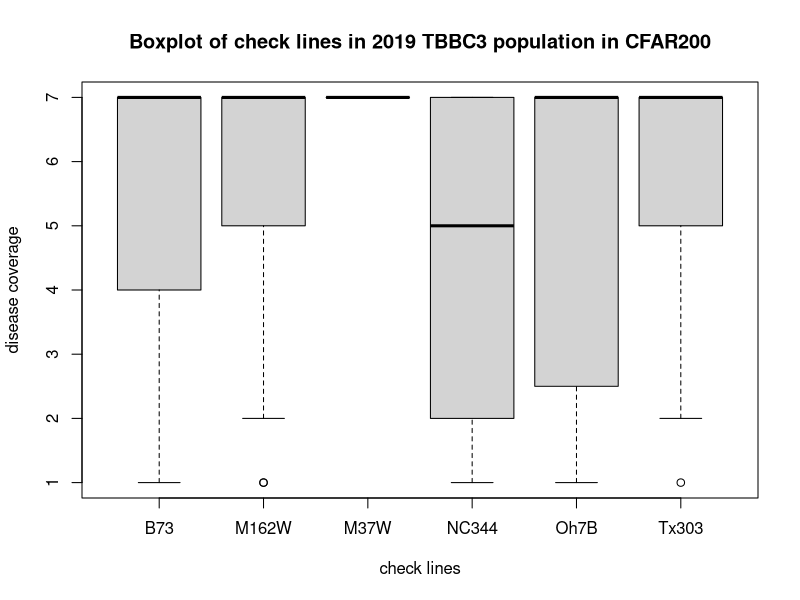
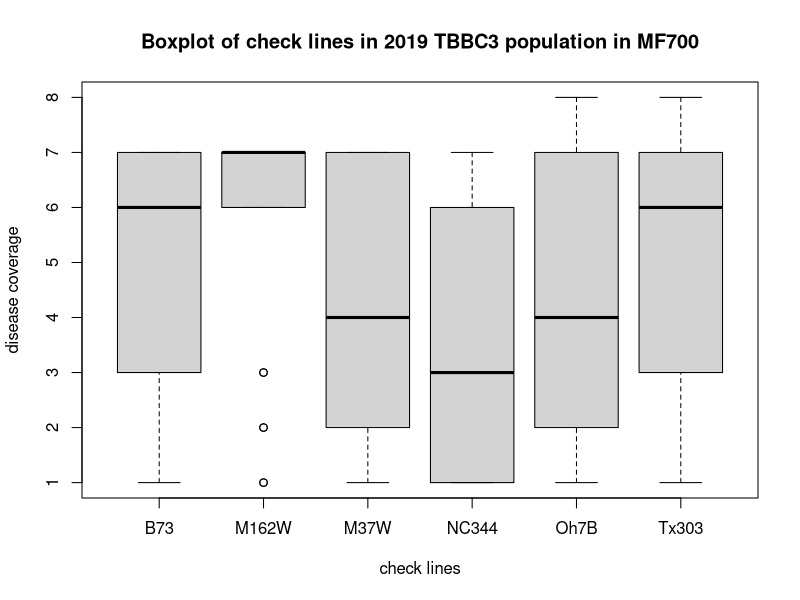
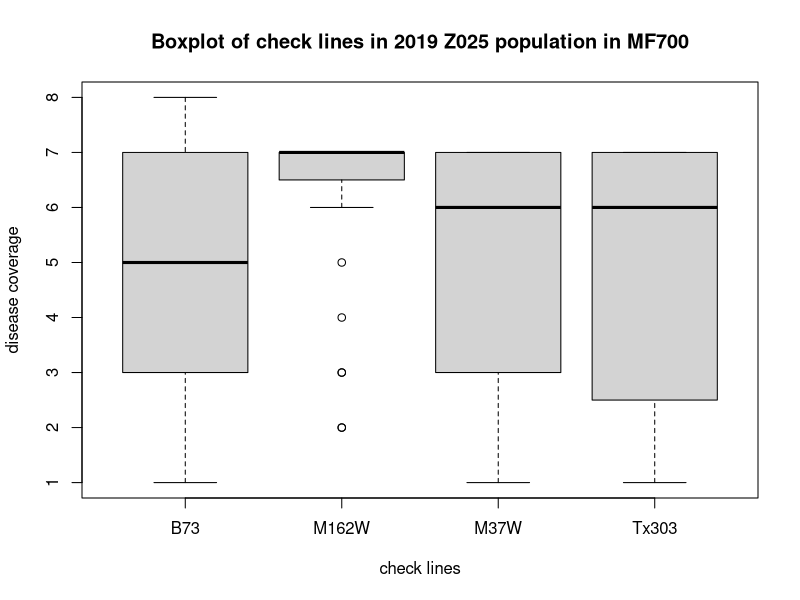
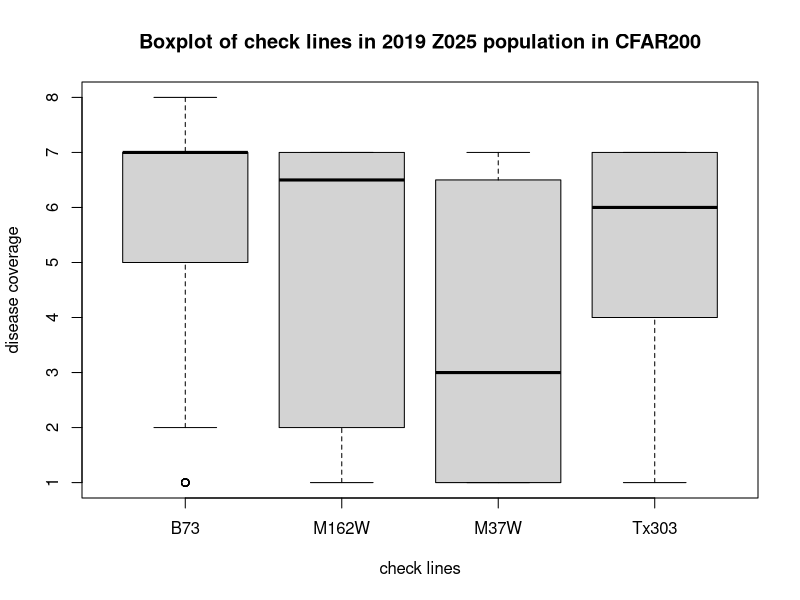
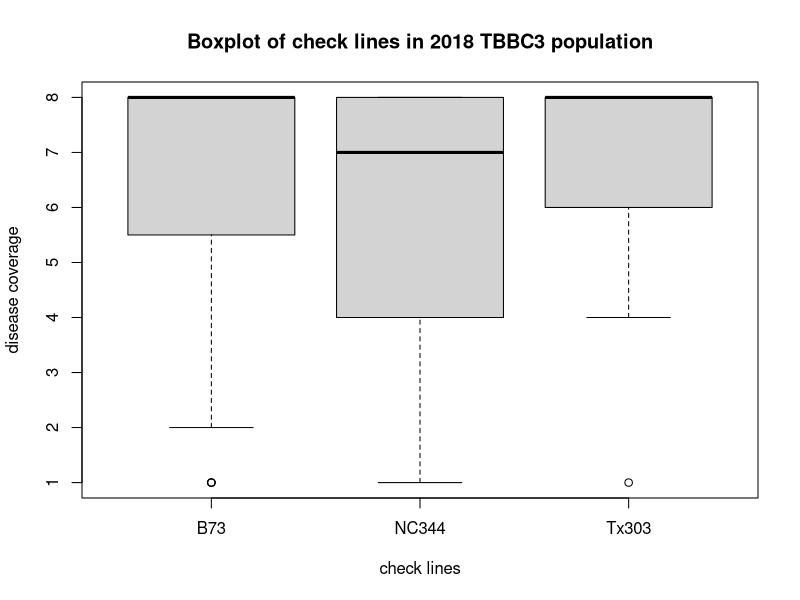

Generate these figures, in order, with R: (Note: this script raises an error after producing the figures.)
## ---- chunk 1
library(readxl)
# both TBBC3 population and Z025 population are in it
C19_measure <- read_excel("CFAR200_2019-Plant.xlsx")
M19_measure <- read_excel("MF-700_2019_Plant.xlsx")
# there are two locations for one population
TBBC3_19_plot <- read_excel("19DN_plots.xlsx")
Z025_19_plot <- read_excel("19DR_plots.xlsx")

tbbc3_18_mp <- read_excel("18DN_plot_measurements.xlsx")
## ---- chunk 2
# seperate the two populations measurement from one table
C19_Z025_measure <- C19_measure[C19_measure$`Experiment Name` == "19DR_rating",]
C19_TBBC3_measure <- C19_measure[C19_measure$`Experiment Name` == "19DN_rating",]
M19_Z025_measure <- M19_measure[M19_measure$`Experiment Name` == "19DR_rating",]
M19_TBBC3_measure <- M19_measure[M19_measure$`Experiment Name` == "19DN_rating",]

# seperate the two locations from the plot table
TBBC3_C19_plot <- TBBC3_19_plot[TBBC3_19_plot$Field == "CFAR200",]
TBBC3_M19_plot <- TBBC3_19_plot[TBBC3_19_plot$Field == "MF-700",]
Z025_C19_plot <- Z025_19_plot[Z025_19_plot$Field == "CFAR200",]
Z025_M19_plot <- Z025_19_plot[Z025_19_plot$Field == "MF-700",]
## ---- chunk 3
# join the plot data with the measurement data
# more data in the meansurement file, use side join
# need to create a new column first for measurement file
C19_TBBC3_measure$Plot <- substr(C19_TBBC3_measure$`Plant ID`,1,8) 
C19_Z025_measure$Plot <- substr(C19_Z025_measure$`Plant ID`,1,8)
M19_TBBC3_measure$Plot <- substr(M19_TBBC3_measure$`Plant ID`,1,8)
M19_Z025_measure$Plot <- substr(M19_Z025_measure$`Plant ID`,1,8)

z025_c19_mp <- merge(C19_Z025_measure,Z025_C19_plot, by.x = "Plot", by.y = "Plot ID", all.x=TRUE)
tbbc3_m19_mp <- merge(M19_TBBC3_measure,TBBC3_M19_plot,by.x = "Plot", by.y = "Plot ID", all.x = TRUE)
z025_m19_mp <- merge(M19_Z025_measure,Z025_M19_plot,by.x = "Plot", by.y = "Plot ID", all.x = TRUE)
tbbc3_c19_mp <- merge(C19_TBBC3_measure,TBBC3_C19_plot,by.x = "Plot", by.y = "Plot ID", all.x = TRUE)
## ---- chunk 4
# clean the dataframe
z025_c19_mp1 <- z025_c19_mp[,c(1,3,5,6,7,9,13,22,23)]
z025_m19_mp1 <- z025_m19_mp[,c(1,3,5,6,7,9,13,22,23)]
tbbc3_c19_mp1 <- tbbc3_c19_mp[,c(1,3,5,6,7,9,13,22,23)]
tbbc3_m19_mp1 <- tbbc3_m19_mp[,c(1,3,5,6,7,9,13,22,23)]
## ---- chunk 5
tbbc3_18_mp[tbbc3_18_mp$value == ".",3] <- NA # replace the . with NA
tbbc3_18_mp1 <- tbbc3_18_mp[,c(1,3,6,9,13,14,25,26)]
tbbc3_18_mp1 <- na.omit(tbbc3_18_mp1)
## ---- chunk 6
# seperate the count from the rating
tbbc3_18_mp1_c <- tbbc3_18_mp1[tbbc3_18_mp1$measurement_parameter_id =="StandCount",]
tbbc3_18_mp1_r <- tbbc3_18_mp1[tbbc3_18_mp1$measurement_parameter_id =="DiseasePCTRating1",]

# see if any line has little number of count that cannot be used
summary(tbbc3_18_mp1_c)
tbbc3_18_mp1_c$value <- as.numeric(tbbc3_18_mp1_c$value) # count from 0 to 21
tbbc3_18_mp1_c <- tbbc3_18_mp1_c[order(tbbc3_18_mp1_c$value),]
tbbc3_18_less <- head(tbbc3_18_mp1_c,12)
vc <- tbbc3_18_less$plot_id

# get the ratings of those lines
tbbc3_18_less_r <- tbbc3_18_mp1_r[tbbc3_18_mp1_r$plot_id %in% vc,]
# delete those information
tbbc3_18_mp1_r <- tbbc3_18_mp1_r[!tbbc3_18_mp1_r$plot_id %in% vc,]
## ---- chunk 7
# seperate the coverage from the severity
tbbc3_c19_mp1$coverage <- substr(tbbc3_c19_mp1$value,1,1)
tbbc3_c19_mp1$severity <- substr(tbbc3_c19_mp1$value,2,2)
tbbc3_m19_mp1$coverage <- substr(tbbc3_m19_mp1$value,1,1)
tbbc3_m19_mp1$severity <- substr(tbbc3_m19_mp1$value,2,2)
z025_c19_mp1$coverage <- substr(z025_c19_mp1$value,1,1)
z025_c19_mp1$severity <- substr(z025_c19_mp1$value,2,2)
z025_m19_mp1$coverage <- substr(z025_m19_mp1$value,1,1)
z025_m19_mp1$severity <- substr(z025_m19_mp1$value,2,2)

tbbc3_c19_mp1$coverage <- as.numeric(tbbc3_c19_mp1$coverage)
tbbc3_m19_mp1$coverage <- as.numeric(tbbc3_m19_mp1$coverage)
z025_c19_mp1$coverage <- as.numeric(z025_c19_mp1$coverage)
z025_m19_mp1$coverage <- as.numeric(z025_m19_mp1$coverage)

# remove the real missing data in the dataframe
tbbc3_c19_mp1 <- na.omit(tbbc3_c19_mp1)
tbbc3_m19_mp1 <- na.omit(tbbc3_m19_mp1)
z025_c19_mp1 <- na.omit(z025_c19_mp1)
z025_m19_mp1 <- na.omit(z025_m19_mp1)
## ---- chunk 8
library(dplyr)
tbbc3_18_conv <- tbbc3_18_mp1_r
tbbc3_18_conv$value <- as.numeric(as.character(tbbc3_18_conv$value))
tbbc3_18_conv$value.cvt <- NA
tbbc3_18_conv$value.cvt1 <- NA

# need to write a loop
for (i in 1:nrow(tbbc3_18_conv)) {
   if (tbbc3_18_conv[i,2] == 100) {
    tbbc3_18_conv[i,9] = 8
  } else if (tbbc3_18_conv[i,2] > 89 & tbbc3_18_conv[i,2]<100){
    tbbc3_18_conv[i,9] = 7
  } else if (tbbc3_18_conv[i,2] > 75 & tbbc3_18_conv[i,2]<90){
    tbbc3_18_conv[i,9] = 6
  } else if (tbbc3_18_conv[i,2] > 60 & tbbc3_18_conv[i,2]<76) {
    tbbc3_18_conv[i,9] = 5
  } else if (tbbc3_18_conv[i,2] > 45 & tbbc3_18_conv[i,2]<61) {
    tbbc3_18_conv[i,9] = 4
  } else if (tbbc3_18_conv[i,2] > 30 & tbbc3_18_conv[i,2]<46) {
    tbbc3_18_conv[i,9] = 3
  } else if (tbbc3_18_conv[i,2] > 15 & tbbc3_18_conv[i,2]<31) {
    tbbc3_18_conv[i,9] = 2
  } else if (tbbc3_18_conv[i,2] > 0 & tbbc3_18_conv[i,2]<16) {
    tbbc3_18_conv[i,9] = 1
  } else if (tbbc3_18_conv[i,2] == 0){
    tbbc3_18_conv[i,9] = 0
  } 
}


# convert the 0-100% scale to 1-8 scale with 0 as missing 
for (i in 1:nrow(tbbc3_18_conv)) {
   if (tbbc3_18_conv[i,2] == 100) {
    tbbc3_18_conv[i,10] = 8
  } else if (tbbc3_18_conv[i,2] > 89 & tbbc3_18_conv[i,2]<100){
    tbbc3_18_conv[i,10] = 7
  } else if (tbbc3_18_conv[i,2] > 75 & tbbc3_18_conv[i,2]<90){
    tbbc3_18_conv[i,10] = 6
  } else if (tbbc3_18_conv[i,2] > 60 & tbbc3_18_conv[i,2]<76) {
    tbbc3_18_conv[i,10] = 5
  } else if (tbbc3_18_conv[i,2] > 45 & tbbc3_18_conv[i,2]<61) {
    tbbc3_18_conv[i,10] = 4
  } else if (tbbc3_18_conv[i,2] > 30 & tbbc3_18_conv[i,2]<46) {
    tbbc3_18_conv[i,10] = 3
  } else if (tbbc3_18_conv[i,2] > 15 & tbbc3_18_conv[i,2]<31) {
    tbbc3_18_conv[i,10] = 2
  } else if (tbbc3_18_conv[i,2] > 0 & tbbc3_18_conv[i,2]<16) {
    tbbc3_18_conv[i,10] = 1
  } else if (tbbc3_18_conv[i,2] == 0){
    tbbc3_18_conv[i,10] = NA
  } 
}
## ---- chunk 9
tbbc3_c19_mp1$coverage_1 <- tbbc3_c19_mp1$coverage
tbbc3_m19_mp1$coverage_1 <- tbbc3_m19_mp1$coverage
z025_c19_mp1$coverage_1 <- z025_c19_mp1$coverage
z025_m19_mp1$coverage_1 <- z025_m19_mp1$coverage


tbbc3_c19_mp1$coverage_1[tbbc3_c19_mp1$coverage_1 ==0] <- NA
tbbc3_m19_mp1$coverage_1[tbbc3_m19_mp1$coverage_1 ==0] <- NA
z025_c19_mp1$coverage_1[z025_c19_mp1$coverage_1 == 0] <- NA
z025_m19_mp1$coverage_1[z025_m19_mp1$coverage_1 == 0] <- NA

# it is okay to combine the two locations together for a popualation
tbbc3_19 <- rbind(tbbc3_c19_mp1, tbbc3_m19_mp1)
z025_19 <- rbind(z025_c19_mp1, z025_m19_mp1)
## ---- chunk 10
checks <- c("B73","M162W","M37W","NC344","Oh7B","Tx303")

tbbc3_c19_check <- tbbc3_c19_mp1[tbbc3_c19_mp1$`Plot Name` %in% checks,]
boxplot(coverage_1 ~ tbbc3_c19_check$`Plot Name`, data =tbbc3_c19_check, main = "Boxplot of check lines in 2019 TBBC3 population in CFAR200", xlab = "check lines", ylab = "disease coverage")

tbbc3_m19_check <- tbbc3_m19_mp1[tbbc3_m19_mp1$`Plot Name` %in% checks,]
boxplot(coverage_1 ~ tbbc3_m19_check$`Plot Name`, data =tbbc3_m19_check, main = "Boxplot of check lines in 2019 TBBC3 population in MF700", xlab = "check lines", ylab = "disease coverage")

z025_m19_check <- z025_m19_mp1[z025_m19_mp1$`Plot Name` %in% checks,]
boxplot(coverage_1 ~ z025_m19_check$`Plot Name`, data=z025_m19_check, main = "Boxplot of check lines in 2019 Z025 population in MF700", xlab = "check lines", ylab = "disease coverage")

z025_c19_check <- z025_c19_mp1[z025_c19_mp1$`Plot Name` %in% checks,]
boxplot(coverage_1 ~ z025_c19_check$`Plot Name`, data=z025_c19_check, main = "Boxplot of check lines in 2019 Z025 population in CFAR200", xlab = "check lines", ylab = "disease coverage")

tbbc3_18_check <- tbbc3_18_conv[tbbc3_18_conv$plot %in% checks,]
boxplot(value.cvt1 ~ tbbc3_18_check$plot, data=tbbc3_18_check, main = "Boxplot of check lines in 2018 TBBC3 population", xlab = "check lines", ylab = "disease coverage")
## ---- chunk 11
library(dplyr)
# get the mean of tbbc3 population in 2018 
tbbc3_18_mean <- aggregate(value.cvt~plot_id, data =tbbc3_18_conv, mean)
tbbc3_18_mean1 <- aggregate(value.cvt1~plot_id, data =tbbc3_18_conv, mean)
tbbc3_18_mean %>% rename(mean = value.cvt) -> tbbc3_18_mean # 108 obs
tbbc3_18_mean1 %>% rename(mean1 = value.cvt1) -> tbbc3_18_mean1 # 105 obs due to the missing data
tbbc3_18_mean <- merge(x=tbbc3_18_mean,y=tbbc3_18_mean1, all.x = TRUE) # 108 obs in this way
# the 0 in the mean 1 should be the true 0
tbbc3_18_mean$mean1[is.na(tbbc3_18_mean$mean1)] <- 0

# get the number of count of each plot (genotype) ONLY ONE REP and for each sepecfic value in the plot
tbbc3_18_conv %>% 
  group_by(plot_id) %>% 
  mutate(plot_count=n()) -> tbbc3_18_conv

# do not count the na as plot number
tbbc3_18_conv %>% 
  group_by(plot_id) %>% 
  summarise(non_na_count = sum(!is.na(value.cvt1))) -> tbbc3_18_pc # plot count without the na
tbbc3_18_conv <- merge(x=tbbc3_18_conv, y=tbbc3_18_pc, by.x = "plot_id", by.y = "plot_id", all.x = TRUE)

# count for each of the rating
tbbc3_18_conv %>% 
             group_by(plot_id,value.cvt) %>% 
             mutate(value.cvt_cout = n()) -> tbbc3_18_conv

# get the percentage (rate) of each count in r
tbbc3_18_conv %>% 
  mutate(value.cvt_rate = value.cvt_cout/plot_count) -> tbbc3_18_conv
tbbc3_18_conv %>% 
  mutate(value.cvt_rate1 = value.cvt_cout/non_na_count) -> tbbc3_18_conv

# find the incidence rate and the mummified rate
# incidence date = 1 - value rate with 0%
tbbc3_18_conv$value <- as.numeric(tbbc3_18_conv$value)
tbbc3_18_conv$value.cvt <- as.numeric(tbbc3_18_conv$value.cvt)

tbbc3_18_incidence <- tbbc3_18_conv[tbbc3_18_conv$value.cvt==0,]
tbbc3_18_incidence <- unique(tbbc3_18_incidence)
tbbc3_18_incidence$incidence_rate <- 1 - tbbc3_18_incidence$value.cvt_rate
# if we regard the 0 as na, we wont have incidence rata data out of it
# the inf in the data should be the 0 actually, because the non_na_count is 0, means everything in that plot 0, which can be regareded as the true 0, besides, the plot with rating less than 5 had already beening deleted.

# mummified rate # use 100%, or 8 as the indicator of totally mummified
tbbc3_18_mummified <- tbbc3_18_conv[tbbc3_18_conv$value.cvt == 8,]
tbbc3_18_mummified <- na.omit(tbbc3_18_mummified)
tbbc3_18_mummified <- unique(tbbc3_18_mummified)
rename(tbbc3_18_mummified, mummi_rate = value.cvt_rate) -> tbbc3_18_mummified
# if we really need mummified 1? yes, we do, the data is missing and we have no means knowing if that is 0 or 8
rename(tbbc3_18_mummified, mummi_rate1 = value.cvt_rate1) -> tbbc3_18_mummified
# many missing data here due to the all 0. 

# combine the three together
# in the mummified, if there is NA, it should be 0 
# in the indicence, if there is NA, it should be 100% (we cannot find any value being 0)
# combined mean with incidence
tbbc3_18_agg <- merge(x=tbbc3_18_mean,y=tbbc3_18_incidence, by.x = "plot_id", by.y = "plot_id", all.x = TRUE, all.y = TRUE)
tbbc3_18_agg$incidence_rate[is.na(tbbc3_18_agg$incidence_rate)] <- 1

# aggregate with mummified
tbbc3_18_agg <- merge(x=tbbc3_18_agg,y=tbbc3_18_mummified, by.x = "plot_id", by.y = "plot_id", all.x = TRUE, all.y = TRUE)
tbbc3_18_agg$mummi_rate[is.na(tbbc3_18_agg$mummi_rate)] <- 0
tbbc3_18_agg$mummi_rate1[is.na(tbbc3_18_agg$mummi_rate1)] <- 0

# merge the information of different tables
tbbc3_18_agg$value <- coalesce(tbbc3_18_agg$value.x, tbbc3_18_agg$value.y)
tbbc3_18_agg$value.cvt <- coalesce(tbbc3_18_agg$value.cvt.x, tbbc3_18_agg$value.cvt.y)
tbbc3_18_agg$row_num <- coalesce(tbbc3_18_agg$row_num.x, tbbc3_18_agg$row_num.y)
tbbc3_18_agg$plot <- coalesce(tbbc3_18_agg$plot.x, tbbc3_18_agg$plot.y)
tbbc3_18_agg$rep <- coalesce(tbbc3_18_agg$rep.x, tbbc3_18_agg$rep.y)
tbbc3_18_agg$range_num <- coalesce(tbbc3_18_agg$range_num.x, tbbc3_18_agg$range_num.y)
tbbc3_18_agg$block <- coalesce(tbbc3_18_agg$block.x, tbbc3_18_agg$block.y)
tbbc3_18_agg$plot_count <- coalesce(tbbc3_18_agg$plot_count.x, tbbc3_18_agg$plot_count.y)


tbbc3_18_agg1 <- tbbc3_18_agg[,c(1,2,3,18,31:40)]
tbbc3_18_agg1 <- unique(tbbc3_18_agg1)
# if the mean of a plot is NA, that plot is all 0, it is true 0 in a way

cor.test(tbbc3_18_agg1$mean, tbbc3_18_agg1$mummi_rate, method = "pearson") #0.9256085 
cor.test(tbbc3_18_agg1$mean, tbbc3_18_agg1$incidence_rate, method = "pearson") # 0.8953216
cor.test(tbbc3_18_agg1$mummi_rate, tbbc3_18_agg1$incidence_rate, method = "pearson") # 0.7619616

cor.test(tbbc3_18_agg1$mean1, tbbc3_18_agg1$mummi_rate1, method = "pearson") #0.8753698 

# our correlation coefficient is significantly lower in this analysis: in last time, I put all check lines together, but this time, the check lines are seperated may I need to remove the checks to see. 
# remove check lines
tbbc3_18_agg2 <- tbbc3_18_agg1[!tbbc3_18_agg$plot %in% c("B73","NC344","Tx303"),]
cor.test(tbbc3_18_agg2$mean, tbbc3_18_agg2$mummi_rate, method = "pearson") # 0.925564
cor.test(tbbc3_18_agg2$mean, tbbc3_18_agg2$incidence_rate, method = "pearson") # 0.8591019 
cor.test(tbbc3_18_agg2$mummi_rate, tbbc3_18_agg2$incidence_rate, method = "pearson") #0.7285691

cor.test(tbbc3_18_agg2$mean1, tbbc3_18_agg2$mummi_rate1, method = "pearson") # 0.8857184
## ---- chunk 12
# count the datapoint we have for each point. 
# get the number of count of each plot_id for Z025 population in 2019 in MF (2 replication in total)
# the coverage rate is used to indicate the percentage of a number in the data.
# the coverage rate 1 fro 0 score of a plot is not true, but otherwise can be the right one

z025_19 %>% 
  group_by(Plot) %>% 
  mutate(plot_count=n()) -> z025_19

z025_19 %>% 
  group_by(Plot) %>% 
  summarise(non_na_count = sum(!is.na(coverage_1))) -> z025_19_pc # plot count without the na
z025_19 <- merge(x=z025_19, y=z025_19_pc, by.x = "Plot", by.y = "Plot", all.x = TRUE)

# a count of 5 would be used as a cutoff 
z025_19_1 <- z025_19[z025_19$plot_count >= 5,]

# calculate the mean for each plot
z025_19_1 %>%
  group_by(Plot) %>%
  mutate(mean = mean(coverage)) -> z025_19_1

z025_19_1 %>%
  group_by(Plot) %>%
  mutate(mean1 = mean(coverage_1,na.rm=TRUE)) -> z025_19_1


# count the number of each value in the rate
z025_19_1 %>%
  group_by(Plot, coverage) %>%
  mutate(coverage_count = n()) -> z025_19_1

z025_19_1 %>%
  group_by(Plot, coverage_1) %>%
  mutate(coverage_count1 = n()) -> z025_19_1

# get the percentage of each count in a plot
z025_19_1 %>% 
  mutate(coverage_rate = coverage_count/plot_count) -> z025_19_1
# for non-na count 
z025_19_1 %>% 
  mutate(coverage_rate1 = coverage_count1/non_na_count) -> z025_19_1

# find the incidence rate and mummified rate for each plot
z025_19_incidence <- z025_19_1[z025_19_1$coverage == 0,]
z025_19_incidence <- unique(z025_19_incidence[,-2])
z025_19_incidence$incidence_rate <- 1-z025_19_incidence$coverage_rate
# for the 0 coded as na, the incidence rate would be 1 

z025_19_mummi <- z025_19_1[z025_19_1$coverage == 8,]
z025_19_mummi <- unique(z025_19_mummi[,-2])
rename(z025_19_mummi, mummi_rate=coverage_rate) -> z025_19_mummi
rename(z025_19_mummi, mummi_rate1=coverage_rate1) -> z025_19_mummi #0 code as na

# merge the three table together
# combine the three together
# in the mummified, if there is NA, it should be 0 
# in the indicence, if there is NA, it should be 100% (we cannot find any value being 0)

# combined mean with mummified
z025_19_agg <- merge(x=z025_19_1,y=z025_19_mummi[,c(1,18,19)], by.x = "Plot", by.y = "Plot", all.x = TRUE, all.y = TRUE)
z025_19_agg$mummi_rate[is.na(z025_19_agg$mummi_rate)] <- 0
z025_19_agg$mummi_rate1[is.na(z025_19_agg$mummi_rate1)] <- 0
# agrregate with incidence
z025_19_agg <-  merge(x=z025_19_agg,y=z025_19_incidence[,c(1,20)], by.x = "Plot", by.y = "Plot", all.x = TRUE, all.y = TRUE)
z025_19_agg$incidence_rate[is.na(z025_19_agg$incidence_rate)] <- 1

## ---- chunk 13
# replace the severity with three levels "L(less) U(usual) M(more)"
z025_19_agg$severity_new <- NA
for (i in 1:nrow(z025_19_agg)) {
  if (z025_19_agg[i,11] == "+"){
    z025_19_agg[i,24] = "3"
  } else if (z025_19_agg[i,11] == "-"){
    z025_19_agg[i,24] = "1"
  } 
  else {z025_19_agg[i,24] = "2"}
}
z025_19_agg$severity_new <- as.numeric(as.character(z025_19_agg$severity_new))

z025_19_agg %>%
  group_by(Plot) %>%
  mutate(severity_mean = mean(severity_new)) -> z025_19_agg

# need to code for the new severity
# if we regard a line as missing, then the according severity should also be missing 
z025_19_agg$severity_new1 <- z025_19_agg$severity_new
z025_19_agg$severity_new1[is.na(z025_19_agg$coverage_1)] <- NA
z025_19_agg %>%
  group_by(Plot) %>%
  mutate(severity_mean1 = mean(severity_new1,na.rm = TRUE)) -> z025_19_agg

z025_19_agg1 <- z025_19_agg
z025_19_agg1$mean1[is.nan(z025_19_agg1$mean1)] <- 0
# remove the check lines and calculate the correlation coefficient

z025_19_agg2 <- z025_19_agg1[!z025_19_agg$`Plot Name` %in% c("M37W","M162W","Tx303","B73"),]
cor.test(z025_19_agg2$mean, z025_19_agg2$mummi_rate, method = "pearson") # 0.3259189 
cor.test(z025_19_agg2$mean, z025_19_agg2$incidence_rate, method = "pearson") # 0.8673955 
cor.test(z025_19_agg2$mummi_rate, z025_19_agg2$incidence_rate, method = "pearson") # 0.198947  
# all significant, but signidicant is not important

cor.test(z025_19_agg2$mean1, z025_19_agg2$mummi_rate1, method = "pearson") #0.314348  

cor.test(z025_19_agg2$mean, z025_19_agg2$severity_mean, method = "pearson") # 0.3738682  
cor.test(z025_19_agg2$incidence_rate, z025_19_agg2$severity_mean, method = "pearson") # 0.1040342 
# there is some correlation between the coverage and severity for eacg plot
## ---- chunk 14
# remove the plot with less than 5 readings
tbbc3_19 %>% 
  group_by(Plot) %>% 
  mutate(plot_count=n()) -> tbbc3_19

tbbc3_19 %>% 
  group_by(Plot) %>% 
  summarise(non_na_count = sum(!is.na(coverage_1))) -> tbbc3_19_pc # plot count without the na
tbbc3_19 <- merge(x=tbbc3_19, y=tbbc3_19_pc, by.x = "Plot", by.y = "Plot", all.x = TRUE)

# a count of 5 would be used as a cutoff 
tbbc3_19_1<- tbbc3_19[tbbc3_19$plot_count >= 5,]

# calculate the mean for each plot
tbbc3_19_1 %>%
  group_by(Plot) %>%
  mutate(mean = mean(coverage)) -> tbbc3_19_1
# the mean for 0 as na
tbbc3_19_1 %>%
  group_by(Plot) %>%
  mutate(mean1 = mean(coverage_1,na.rm=TRUE)) -> tbbc3_19_1

# count the number of each value in the rate
tbbc3_19_1 %>%
  group_by(Plot, coverage) %>%
  mutate(coverage_count = n()) -> tbbc3_19_1

tbbc3_19_1 %>%
  group_by(Plot, coverage_1) %>%
  mutate(coverage_count1 = n()) -> tbbc3_19_1

# get the percentage of each count in a plot
tbbc3_19_1 %>% 
  mutate(coverage_rate = coverage_count/plot_count) -> tbbc3_19_1
tbbc3_19_1 %>% 
  mutate(coverage_rate1 = coverage_count1/non_na_count) -> tbbc3_19_1

# find the incidence rate and mummified rate for each plot
tbbc3_19_incidence <- tbbc3_19_1[tbbc3_19_1$coverage == 0,]
tbbc3_19_incidence <- unique(tbbc3_19_incidence[,-2]) #col 2 indicate the plant in a plot
tbbc3_19_incidence$incidence_rate <- 1-tbbc3_19_incidence$coverage_rate

tbbc3_19_mummi <- tbbc3_19_1[tbbc3_19_1$coverage == 8,]
tbbc3_19_mummi <- unique(tbbc3_19_mummi[,-2]) # very few 8 ratings
rename(tbbc3_19_mummi, mummi_rate=coverage_rate) -> tbbc3_19_mummi
rename(tbbc3_19_mummi, mummi_rate1=coverage_rate1) -> tbbc3_19_mummi

# merge the three table together
# combine the three together
# in the mummified, if there is NA, it should be 0 
# in the indicence, if there is NA, it should be 100% (we cannot find any value being 0)

# combined mean with incidence
tbbc3_19_agg <- merge(x=tbbc3_19_1,y=tbbc3_19_incidence[,c(1,20)], by.x = "Plot", by.y = "Plot", all.x = TRUE, all.y = TRUE)
tbbc3_19_agg$incidence_rate[is.na(tbbc3_19_agg$incidence_rate)] <- 1

# aggregate with mummified
tbbc3_19_agg <- merge(x=tbbc3_19_agg,y=tbbc3_19_mummi[,c(1,18,19)], by.x = "Plot", by.y = "Plot", all.x = TRUE, all.y = TRUE)
tbbc3_19_agg$mummi_rate[is.na(tbbc3_19_agg$mummi_rate)] <- 0
tbbc3_19_agg$mummi_rate1[is.na(tbbc3_19_agg$mummi_rate1)] <- 0
## ---- chunk 15
tbbc3_19_agg$severity_new <- NA

# replace the severity with three levels "L(less) U(usual) M(more)"
for (i in 1:nrow(tbbc3_19_agg)) {
  if (tbbc3_19_agg[i,11] == "+"){
    tbbc3_19_agg[i,24] = "3"
  } else if (tbbc3_19_agg[i,11] == "-"){
    tbbc3_19_agg[i,24] = "1"
  } 
  else {tbbc3_19_agg[i,24] = "2"}
}

tbbc3_19_agg$severity_new <- as.numeric(as.character(tbbc3_19_agg$severity_new))

tbbc3_19_agg %>%
  group_by(Plot) %>%
  mutate(severity_mean = mean(severity_new)) -> tbbc3_19_agg

# need to code for the new severity
# if we regard a line as missing, then the according severity should also be missing 
tbbc3_19_agg$severity_new1 <- tbbc3_19_agg$severity_new
tbbc3_19_agg$severity_new1[is.na(tbbc3_19_agg$coverage_1)] <- NA
tbbc3_19_agg %>%
  group_by(Plot) %>%
  mutate(severity_mean1 = mean(severity_new1,na.rm = TRUE)) -> tbbc3_19_agg

# if the mean is 0, then the mean1 should also be 0, it is the real 0
tbbc3_19_agg1 <- tbbc3_19_agg
tbbc3_19_agg1$mean1[is.nan(tbbc3_19_agg1$mean1)] <- 0


# remove the check lines and calculate the correlation coefficient
tbbc3_19_agg2 <- tbbc3_19_agg1[!tbbc3_19_agg$`Plot Name` %in% checks,]
cor.test(tbbc3_19_agg2$mean, tbbc3_19_agg2$mummi_rate, method = "pearson") # 0.09024929 
cor.test(tbbc3_19_agg2$mean, tbbc3_19_agg2$incidence_rate, method = "pearson") # 0.8282704  
cor.test(tbbc3_19_agg2$mummi_rate, tbbc3_19_agg2$incidence_rate, method = "pearson") #0.04993093   
# all significant, but signidicant is not important

cor.test(tbbc3_19_agg2$mean1, tbbc3_19_agg2$mummi_rate1, method = "pearson") # 0.1243563   

cor.test(tbbc3_19_agg2$mean, tbbc3_19_agg2$severity_mean, method = "pearson") # 0.2322353   
# there is some correlation between the coverage and severity for eacg plot
## ---- chunk 16
rename(tbbc3_19_agg1, Range=Range.x) -> tbbc3_19_agg1
rename(tbbc3_19_agg1, Row=Row.x) -> tbbc3_19_agg1
rename(tbbc3_19_agg1, Field=Field.x) -> tbbc3_19_agg1

rename(z025_19_agg1, Range=Range.x) -> z025_19_agg1
rename(z025_19_agg1, Row=Row.x) -> z025_19_agg1
rename(z025_19_agg1, Field=Field.x) -> z025_19_agg1
## ---- chunk 17
tbbc3_18_agg1 <- tbbc3_18_agg[,c(1,2,3,18,31:40)]
tbbc3_18_agg1 <- unique(tbbc3_18_agg1)
tbbc3_18_agg1$new_mean1 <- NA
for (i in 1:nrow(tbbc3_18_agg1)) {
  if (tbbc3_18_agg1[i,2] <= 1) {
    tbbc3_18_agg1[i,15] = tbbc3_18_agg1[i,2] 
  } else {
     tbbc3_18_agg1[i,15] = tbbc3_18_agg1[i,3] 
  }
}

tbbc3_19_agg1 <- tbbc3_19_agg
tbbc3_19_agg1$mean1[is.nan(tbbc3_19_agg1$mean1)] <- 0
tbbc3_19_agg1$new_mean1 <- NA
for (i in 1:nrow(tbbc3_19_agg1)) {
  if (tbbc3_19_agg1[i,15] <= 1) {
    tbbc3_19_agg1[i,28] = tbbc3_19_agg1[i,15] 
  } else {
     tbbc3_19_agg1[i,28] = tbbc3_19_agg1[i,16] 
  }
}

z025_19_agg1 <- z025_19_agg
z025_19_agg1$mean1[is.nan(z025_19_agg1$mean1)] <- 0
z025_19_agg1$new_mean1 <- NA
for (i in 1:nrow(z025_19_agg1)) {
  if (z025_19_agg1[i,15] <= 1) {
    z025_19_agg1[i,28] = z025_19_agg1[i,15] 
  } else {
     z025_19_agg1[i,28] = z025_19_agg1[i,16] 
  }
}
## ---- chunk 18
write.csv(tbbc3_18_agg1, "/Users/qiuyuting/Documents/data_file/tbbc3_18_agg.csv")
write.csv(z025_19_agg1, "/Users/qiuyuting/Documents/data_file/z025_19_agg.csv")
write.csv(tbbc3_19_agg1, "/Users/qiuyuting/Documents/data_file/tbbc3_19_agg.csv")
## ---- chunk 19
# reduce the information in the dataframe by removing the information of single ratings
z025_19_agg3 <- z025_19_agg1[,c(1,3,4,5,7:9,13:16,21:23,25,27)]
z025_19_agg4 <- unique(z025_19_agg3)

tbbc3_19_agg3 <- tbbc3_19_agg1[,c(1,3,4,5,7:9,13:16,21:23,25,27)]
tbbc3_19_agg4 <- unique(tbbc3_19_agg3)

# calculate the difference between the means
z025_19_agg4$diff_mean <- NA
z025_19_agg4$diff_mean <- z025_19_agg4$mean1 - z025_19_agg4$mean

tbbc3_19_agg4$diff_mean <- NA
tbbc3_19_agg4$diff_mean <- tbbc3_19_agg4$mean1 - tbbc3_19_agg4$mean

# filter out the lines with a large difference between the two means
z025_19_fil <- z025_19_agg4[z025_19_agg4$diff_mean >= 3,]
z025_19_fil1 <- z025_19_fil[z025_19_fil$mean >= 1,]

tbbc3_19_fil <- tbbc3_19_agg4[tbbc3_19_agg4$diff_mean >= 3,]
tbbc3_19_fil1 <- tbbc3_19_fil[tbbc3_19_fil$mean >= 1,]

# those are hard to decide, but as long as they are consistent, this is why we want to have two different types of means
